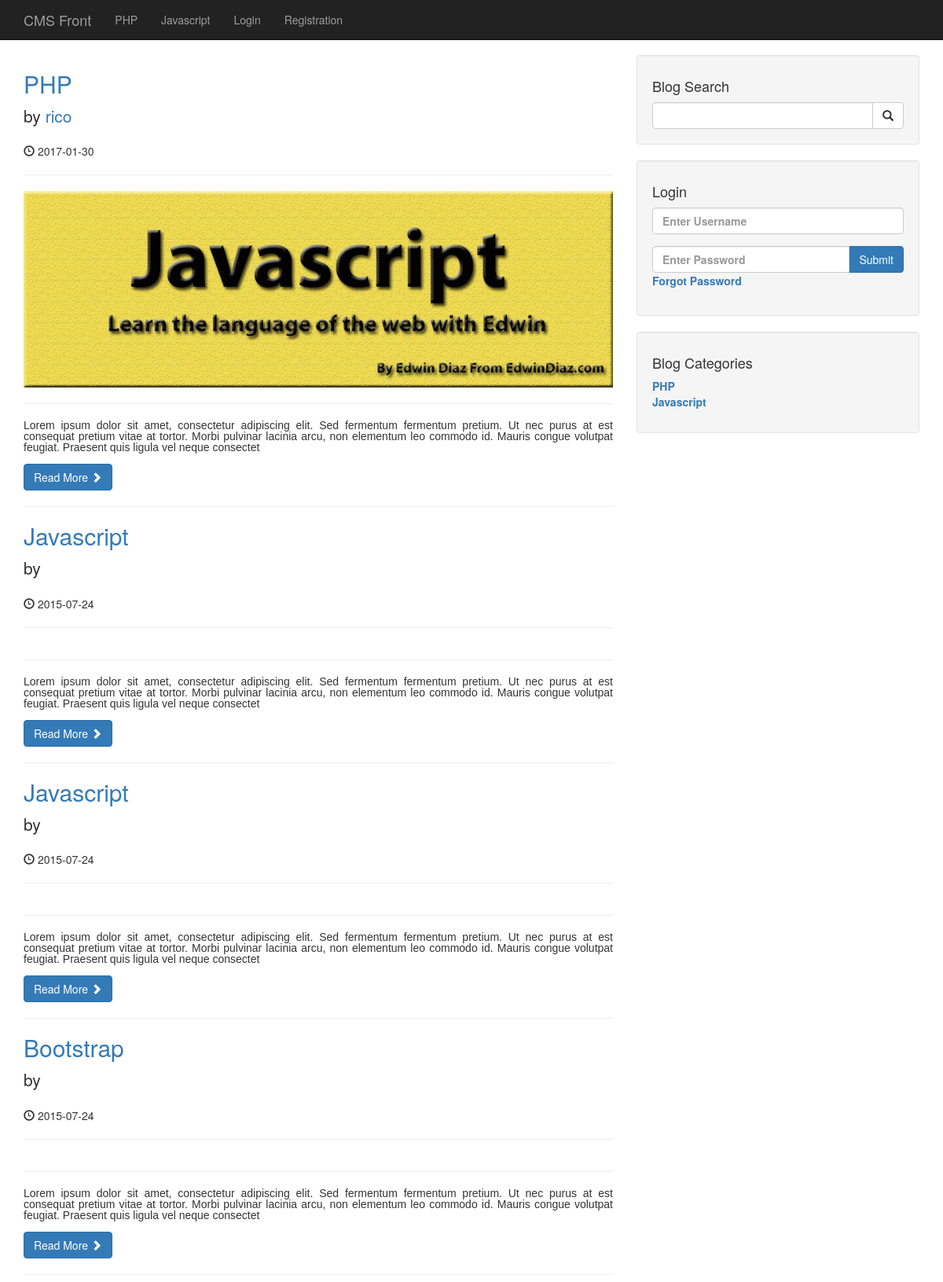
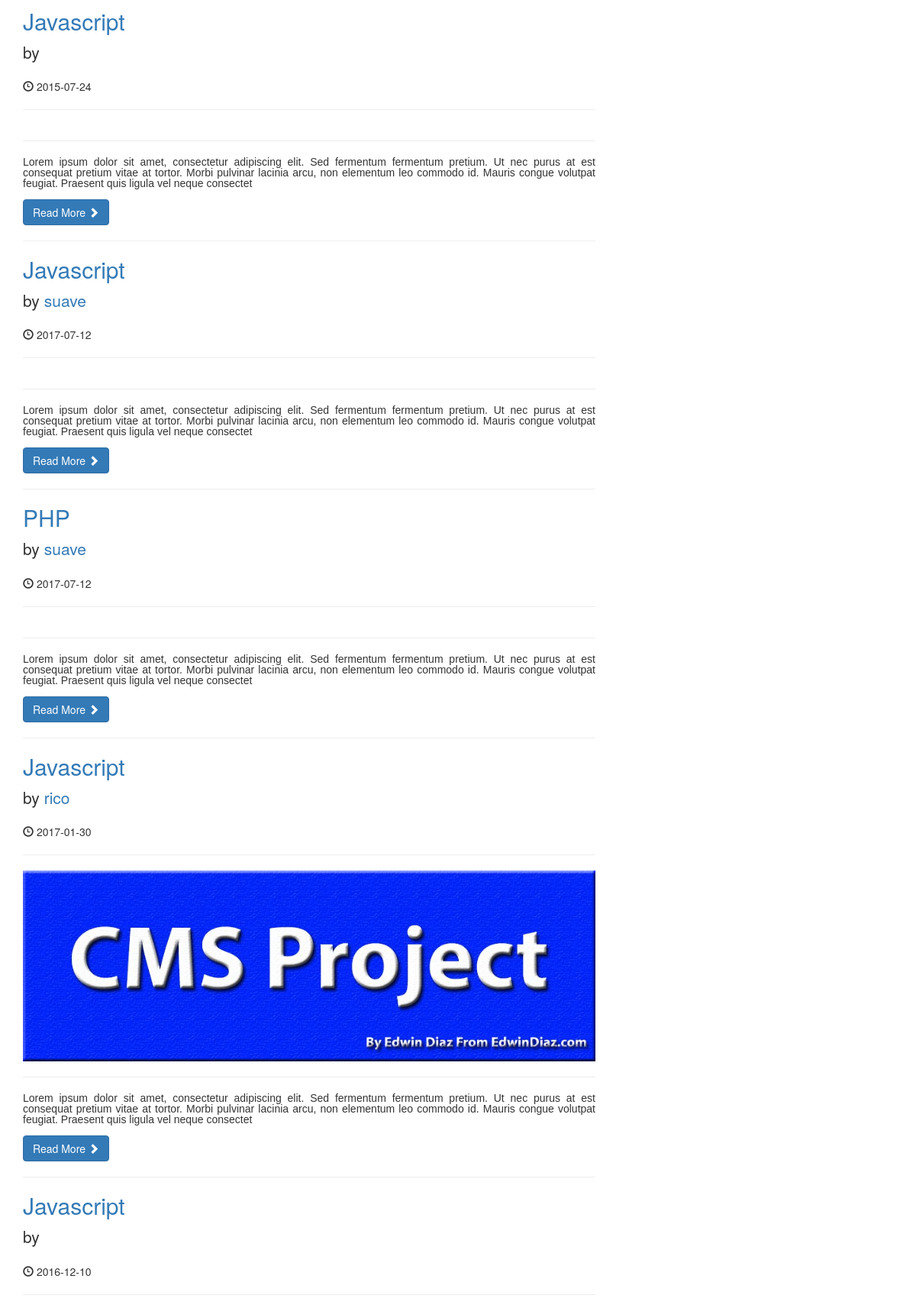
The page / (upper part) on the database its author committed (2 pictures, top to bottom).
### tables this page shows
CREATE TABLE `categories` (
  `cat_id` int(3) NOT NULL,
  `cat_title` varchar(255) NOT NULL
);

CREATE TABLE `posts` (
  `post_id` int(3) NOT NULL,
  `post_category_id` int(3) NOT NULL,
  `post_title` varchar(255) NOT NULL,
  `post_author` varchar(255) NOT NULL,
  `post_user` varchar(255) NOT NULL,
  `post_date` date NOT NULL,
  `post_image` text NOT NULL,
  `post_content` text NOT NULL,
  `post_tags` varchar(255) NOT NULL,
  `post_comment_count` varchar(255) NOT NULL,
  `post_status` varchar(255) NOT NULL DEFAULT 'draft',
  `post_views_count` int(11) NOT NULL
);

### admin/functions.php (called while the page is built, shortened)
<?php
function isLoggedIn(){
   return false;
}

### index.php (the view, shortened to what this page needs)
 <?php  include "includes/header.php"; ?>
    <?php  include "includes/navigation.php"; ?>
    <div class="container">
        <div class="row">
            <div class="col-md-8">
             <?php
             $per_page = 10;
            if(isset($_GET['page'])) {
            $page = $_GET['page'];
            } else {
                $page = "";
            }
            if($page == "" || $page == 1) {
                $page_1 = 0;
            } else {
                $page_1 = ($page * $per_page) - $per_page;
            }
         if(isset($_SESSION['user_role']) && $_SESSION['user_role'] == 'admin' ) {
        $post_query_count = "SELECT * FROM posts";
         } else {
         $post_query_count = "SELECT * FROM posts WHERE post_status = 'published'";
         }
        $find_count = mysqli_query($connection,$post_query_count);
        $count = mysqli_num_rows($find_count);
        if($count < 1) {
            echo "<h1 class='text-center'>No posts available</h1>";
        } else {
        $query = "SELECT * FROM posts LIMIT $page_1, $per_page";
        $select_all_posts_query = mysqli_query($connection,$query);
        while($row = mysqli_fetch_assoc($select_all_posts_query)) {
        $post_id = $row['post_id'];
        $post_title = $row['post_title'];
        $post_author = $row['post_user'];
        $post_date = $row['post_date'];
        $post_image = $row['post_image'];
        $post_content = substr($row['post_content'],0,400);
        ?>
                <h2>
                    <a href="post/<?php echo $post_id; ?>"><?php echo $post_title ?></a>
                </h2>
                <p class="lead">
                    by <a href="author_posts.php?author=<?php echo $post_author ?>&p_id=<?php echo $post_id; ?>"><?php echo $post_author ?></a>
                </p>
                <p><span class="glyphicon glyphicon-time"></span> <?php echo $post_date ?></p>
                <hr>
                <a href="post.php?p_id=<?php echo $post_id; ?>">
                <img class="img-responsive" src="images/<?php echo $post_image;?>" alt="">
                </a>
                <hr>
                <p><?php echo $post_content ?></p>
                <a class="btn btn-primary" href="post.php?p_id=<?php echo $post_id; ?>">Read More <span class="glyphicon glyphicon-chevron-right"></span></a>
                <hr>
   <?php }  } ?>
            </div>
            <?php include "includes/sidebar.php";?>
        </div>
<?php include "includes/footer.php";?>

### includes/header.php (shortened to what this page needs)
<?php include "admin/functions.php"; ?>
<!DOCTYPE html>
<html lang="en">
<head>
    <link href="/cms/css/bootstrap.min.css" rel="stylesheet">
    <link href="/cms/css/blog-home.css" rel="stylesheet">
    <link href="/cms/css/styles.css" rel="stylesheet">
</head>
<body>

### includes/navigation.php (shortened to what this page needs)
<nav class="navbar navbar-inverse navbar-fixed-top" role="navigation">
     <div class="container">
         <div class="navbar-header">
             <a class="navbar-brand" href="/cms">CMS Front</a>
         </div>
         <div class="collapse navbar-collapse" id="bs-example-navbar-collapse-1">
             <ul class="nav navbar-nav">
               <?php
 $query = "SELECT * FROM categories LIMIT 3";
 $select_all_categories_query = mysqli_query($connection,$query);
 while($row = mysqli_fetch_assoc($select_all_categories_query)) {
    $cat_title = $row['cat_title'];
    $cat_id = $row['cat_id'];
     echo "<li><a href='/cms/category/{$cat_id}'>{$cat_title}</a></li>";
 }
 ?>
                 <?php if(isLoggedIn()): ?>
                     <li>
                         <a href="/cms/admin">Admin</a>
                     </li>
                     <li>
                         <a href="/cms/includes/logout.php">Logout</a>
                     </li>
                 <?php else: ?>
                     <li>
                         <a href="/cms/login.php">Login</a>
                     </li>
                 <?php endif; ?>
                  <li>
                     <a href="/cms/registration">Registration</a>
                 </li>
             </ul>
         </div>
     </div>
 </nav>

### includes/sidebar.php (shortened to what this page needs)
        <div class="col-md-4">
            <div class="well">
                <h4>Blog Search</h4>
                <form action="search.php" method="post">
                <div class="input-group">
                    <input name="search" type="text" class="form-control">
                    <span class="input-group-btn">
                        <button name="submit" class="btn btn-default" type="submit">
                            <span class="glyphicon glyphicon-search"></span>
                    </button>
                    </span>
                </div>
                </form>
            </div>
<div class="well">
    <?php if(isset($_SESSION['user_role'])): ?>
         <h4>Logged in as <?php echo $_SESSION['username'] ?></h4>
         <a href="includes/logout.php" class="btn btn-primary">Logout</a>
    <?php else: ?>
         <h4>Login</h4>
            <form method="post">
            <div class="form-group">
                <input name="username" type="text" class="form-control" placeholder="Enter Username">
            </div>
              <div class="input-group">
                <input name="password" type="password" class="form-control" placeholder="Enter Password">
                <span class="input-group-btn">
                   <button class="btn btn-primary" name="login" type="submit">Submit
                   </button>
                </span>
               </div>
                <div class="form-group">
                    <a href="forgot.php?forgot=<?php echo uniqid(true); ?>">Forgot Password</a>
                </div>
            </form>
    <?php endif; ?>
</div>
            <div class="well">
    <?php
    $query = "SELECT * FROM categories";
    $select_categories_sidebar = mysqli_query($connection,$query);
    ?>
             <h4>Blog Categories</h4>
                <div class="row">
                    <div class="col-lg-12">
                        <ul class="list-unstyled">
                          <?php
    while($row = mysqli_fetch_assoc($select_categories_sidebar )) {
    $cat_title = $row['cat_title'];
    $cat_id = $row['cat_id'];
    echo "<li><a href='category.php?category=$cat_id'>{$cat_title}</a></li>";
    }
                        ?>
                        </ul>
                    </div>
                </div>
            </div>
        </div>

### includes/footer.php (shortened to what this page needs)
    </div>
</body>
</html>

### css/blog-home.css (style rules this page uses)
body { padding-top: 70px; }

### rows shown on the page
categories: cat_title "PHP"
categories: cat_title "Javascript"
posts: post_title "PHP", post_user "rico", post_date "2017-01-30", post_image (picture), post_content "Lorem ipsum dolor sit amet, consectetur adipiscing elit. Sed fermentum fermentum pretium. Ut nec purus at est consequat pretium vitae at tortor. Morbi pulvinar lacinia arcu, non elementum leo commodo id. Mauris congue volutpat feugiat. Praesent quis ligula vel neque consectet"
posts: post_title "Javascript", post_date "2015-07-24", post_content "Lorem ipsum dolor sit amet, consectetur adipiscing elit. Sed fermentum fermentum pretium. Ut nec purus at est consequat pretium vitae at tortor. Morbi pulvinar lacinia arcu, non elementum leo commodo id. Mauris congue volutpat feugiat. Praesent quis ligula vel neque consectet"
posts: post_title "Javascript", post_date "2015-07-24", post_content "Lorem ipsum dolor sit amet, consectetur adipiscing elit. Sed fermentum fermentum pretium. Ut nec purus at est consequat pretium vitae at tortor. Morbi pulvinar lacinia arcu, non elementum leo commodo id. Mauris congue volutpat feugiat. Praesent quis ligula vel neque consectet"
posts: post_title "Bootstrap", post_date "2015-07-24", post_content "Lorem ipsum dolor sit amet, consectetur adipiscing elit. Sed fermentum fermentum pretium. Ut nec purus at est consequat pretium vitae at tortor. Morbi pulvinar lacinia arcu, non elementum leo commodo id. Mauris congue volutpat feugiat. Praesent quis ligula vel neque consectet"
posts: post_title "Javascript", post_date "2015-07-24", post_content "Lorem ipsum dolor sit amet, consectetur adipiscing elit. Sed fermentum fermentum pretium. Ut nec purus at est consequat pretium vitae at tortor. Morbi pulvinar lacinia arcu, non elementum leo commodo id. Mauris congue volutpat feugiat. Praesent quis ligula vel neque consectet"
posts: post_title "Javascript", post_user "suave", post_date "2017-07-12", post_content "Lorem ipsum dolor sit amet, consectetur adipiscing elit. Sed fermentum fermentum pretium. Ut nec purus at est consequat pretium vitae at tortor. Morbi pulvinar lacinia arcu, non elementum leo commodo id. Mauris congue volutpat feugiat. Praesent quis ligula vel neque consectet"
posts: post_title "PHP", post_user "suave", post_date "2017-07-12", post_content "Lorem ipsum dolor sit amet, consectetur adipiscing elit. Sed fermentum fermentum pretium. Ut nec purus at est consequat pretium vitae at tortor. Morbi pulvinar lacinia arcu, non elementum leo commodo id. Mauris congue volutpat feugiat. Praesent quis ligula vel neque consectet"
posts: post_title "Javascript", post_user "rico", post_date "2017-01-30", post_image (picture), post_content "Lorem ipsum dolor sit amet, consectetur adipiscing elit. Sed fermentum fermentum pretium. Ut nec purus at est consequat pretium vitae at tortor. Morbi pulvinar lacinia arcu, non elementum leo commodo id. Mauris congue volutpat feugiat. Praesent quis ligula vel neque consectet"
posts: post_title "Javascript", post_date "2016-12-10"
